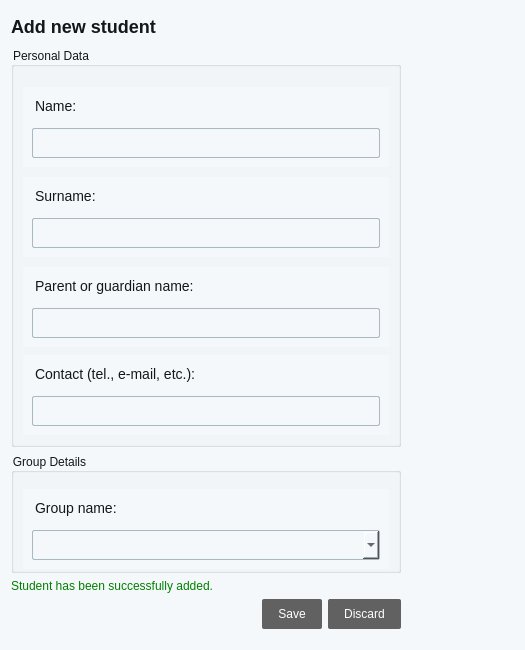
<?xml version="1.0" encoding="UTF-8"?>
<ui version="4.0">
 <class>AddStudentForm</class>
 <widget class="QWidget" name="AddStudentForm">
  <property name="geometry">
   <rect>
    <x>0</x>
    <y>0</y>
    <width>525</width>
    <height>650</height>
   </rect>
  </property>
  <property name="minimumSize">
   <size>
    <width>425</width>
    <height>650</height>
   </size>
  </property>
  <property name="windowTitle">
   <string>Form</string>
  </property>
  <property name="styleSheet">
   <string notr="true">background: #F5F8FA;
color: #14171A;
font-family:&quot;Segoe UI&quot;,Roboto,&quot;Helvetica Neue&quot;,Arial,&quot;Noto Sans&quot;,sans-serif,&quot;Apple Color Emoji&quot;,&quot;Segoe UI Emoji&quot;,&quot;Segoe UI Symbol&quot;,&quot;Noto Color Emoji&quot;</string>
  </property>
  <layout class="QVBoxLayout" name="verticalLayout">
   <item>
    <widget class="QLabel" name="headerTitle">
     <property name="minimumSize">
      <size>
       <width>0</width>
       <height>30</height>
      </size>
     </property>
     <property name="maximumSize">
      <size>
       <width>16777215</width>
       <height>50</height>
      </size>
     </property>
     <property name="styleSheet">
      <string notr="true">font-size: 18px;
font-weight:500;
</string>
     </property>
     <property name="text">
      <string>Add new student</string>
     </property>
    </widget>
   </item>
   <item>
    <widget class="QGroupBox" name="formStudent">
     <property name="minimumSize">
      <size>
       <width>0</width>
       <height>400</height>
      </size>
     </property>
     <property name="maximumSize">
      <size>
       <width>390</width>
       <height>400</height>
      </size>
     </property>
     <property name="title">
      <string>Personal Data</string>
     </property>
     <layout class="QVBoxLayout" name="verticalLayout_4">
      <item>
       <widget class="QWidget" name="nameFormWidget" native="true">
        <property name="minimumSize">
         <size>
          <width>0</width>
          <height>80</height>
         </size>
        </property>
        <property name="maximumSize">
         <size>
          <width>16777215</width>
          <height>65</height>
         </size>
        </property>
        <layout class="QVBoxLayout" name="verticalLayout_6">
         <item>
          <widget class="QLabel" name="nameLabel">
           <property name="styleSheet">
            <string notr="true">padding-bottom: 6px;
font-size:14px;</string>
           </property>
           <property name="text">
            <string>Name:</string>
           </property>
          </widget>
         </item>
         <item>
          <widget class="QLineEdit" name="nameInput">
           <property name="styleSheet">
            <string notr="true">QLineEdit{
	padding: 6px 4px;
	border: 1px solid #aab8c2;
	border-radius: 2px;
}
QLineEdit:hover, QLineEdit:focus{
	border: 1px solid #14171a;
}</string>
           </property>
          </widget>
         </item>
        </layout>
       </widget>
      </item>
      <item>
       <widget class="QWidget" name="surnameFormWidget" native="true">
        <property name="minimumSize">
         <size>
          <width>0</width>
          <height>80</height>
         </size>
        </property>
        <property name="maximumSize">
         <size>
          <width>16777215</width>
          <height>65</height>
         </size>
        </property>
        <layout class="QVBoxLayout" name="verticalLayout_3">
         <item>
          <widget class="QLabel" name="surnameLabel">
           <property name="styleSheet">
            <string notr="true">padding-bottom: 6px;
font-size:14px;</string>
           </property>
           <property name="text">
            <string>Surname:</string>
           </property>
          </widget>
         </item>
         <item>
          <widget class="QLineEdit" name="surnameInput">
           <property name="styleSheet">
            <string notr="true">QLineEdit{
	padding: 6px 4px;
	border: 1px solid #aab8c2;
	border-radius: 2px;
}
QLineEdit:hover, QLineEdit:focus{
	border: 1px solid #14171a;
}</string>
           </property>
          </widget>
         </item>
        </layout>
       </widget>
      </item>
      <item>
       <widget class="QWidget" name="parentFormWidget" native="true">
        <property name="minimumSize">
         <size>
          <width>0</width>
          <height>80</height>
         </size>
        </property>
        <property name="maximumSize">
         <size>
          <width>16777215</width>
          <height>65</height>
         </size>
        </property>
        <layout class="QVBoxLayout" name="verticalLayout_2">
         <item>
          <widget class="QLabel" name="parentLabel">
           <property name="styleSheet">
            <string notr="true">padding-bottom: 6px;
font-size:14px;</string>
           </property>
           <property name="text">
            <string>Parent or guardian name:</string>
           </property>
          </widget>
         </item>
         <item>
          <widget class="QLineEdit" name="parentInput">
           <property name="styleSheet">
            <string notr="true">QLineEdit{
	padding: 6px 4px;
	border: 1px solid #aab8c2;
	border-radius: 2px;
}
QLineEdit:hover, QLineEdit:focus{
	border: 1px solid #14171a;
}</string>
           </property>
          </widget>
         </item>
        </layout>
       </widget>
      </item>
      <item>
       <widget class="QWidget" name="contactFormWidget" native="true">
        <property name="minimumSize">
         <size>
          <width>0</width>
          <height>80</height>
         </size>
        </property>
        <property name="maximumSize">
         <size>
          <width>16777215</width>
          <height>70</height>
         </size>
        </property>
        <property name="styleSheet">
         <string notr="true">QLineEdit{
	padding: 6px 4px;
	border: 1px solid #aab8c2;
	border-radius: 2px;
}
QLineEdit:hover, QLineEdit:focus{
	border: 1px solid #14171a;
}</string>
        </property>
        <layout class="QVBoxLayout" name="verticalLayout_7">
         <item>
          <widget class="QLabel" name="contactLabel">
           <property name="styleSheet">
            <string notr="true">padding-bottom: 6px;
font-size:14px;</string>
           </property>
           <property name="text">
            <string>Contact (tel., e-mail, etc.):</string>
           </property>
          </widget>
         </item>
         <item>
          <widget class="QLineEdit" name="contactInput">
           <property name="toolTip">
            <string comment="Optional"/>
           </property>
           <property name="inputMask">
            <string/>
           </property>
           <property name="placeholderText">
            <string comment="Optional"/>
           </property>
           <property name="clearButtonEnabled">
            <bool>false</bool>
           </property>
          </widget>
         </item>
        </layout>
       </widget>
      </item>
     </layout>
    </widget>
   </item>
   <item>
    <widget class="QGroupBox" name="groupBox">
     <property name="minimumSize">
      <size>
       <width>0</width>
       <height>120</height>
      </size>
     </property>
     <property name="maximumSize">
      <size>
       <width>390</width>
       <height>120</height>
      </size>
     </property>
     <property name="title">
      <string>Group Details</string>
     </property>
     <layout class="QVBoxLayout" name="verticalLayout_5">
      <item>
       <widget class="QWidget" name="groupFormWidget" native="true">
        <property name="minimumSize">
         <size>
          <width>0</width>
          <height>80</height>
         </size>
        </property>
        <property name="maximumSize">
         <size>
          <width>16777215</width>
          <height>65</height>
         </size>
        </property>
        <layout class="QVBoxLayout" name="verticalLayout_8">
         <item>
          <widget class="QLabel" name="groupLabel">
           <property name="styleSheet">
            <string notr="true">padding-bottom: 6px;
font-size:14px;</string>
           </property>
           <property name="text">
            <string>Group name:</string>
           </property>
          </widget>
         </item>
         <item>
          <widget class="QComboBox" name="groupCombo">
           <property name="styleSheet">
            <string notr="true">QComboBox{
	padding: 6px 4px;
	border: 1px solid #aab8c2;
	border-radius: 2px;
}
QComboBox:hover, QComboBox:focus{
	border: 1px solid #14171a;
}</string>
           </property>
          </widget>
         </item>
        </layout>
       </widget>
      </item>
     </layout>
    </widget>
   </item>
   <item>
    <widget class="QLabel" name="successLabel">
     <property name="enabled">
      <bool>true</bool>
     </property>
     <property name="maximumSize">
      <size>
       <width>390</width>
       <height>16777215</height>
      </size>
     </property>
     <property name="styleSheet">
      <string notr="true">color: green</string>
     </property>
     <property name="text">
      <string>Student has been successfully added.</string>
     </property>
    </widget>
   </item>
   <item>
    <widget class="QDialogButtonBox" name="buttonBox">
     <property name="maximumSize">
      <size>
       <width>390</width>
       <height>16777215</height>
      </size>
     </property>
     <property name="styleSheet">
      <string notr="true">QPushButton {
background: #616161;
border-radius: 2px;
color: #fff;
padding: 8px 16px;
}</string>
     </property>
     <property name="standardButtons">
      <set>QDialogButtonBox::Discard|QDialogButtonBox::Save</set>
     </property>
    </widget>
   </item>
   <item>
    <spacer name="verticalSpacer">
     <property name="orientation">
      <enum>Qt::Vertical</enum>
     </property>
     <property name="sizeType">
      <enum>QSizePolicy::Expanding</enum>
     </property>
     <property name="sizeHint" stdset="0">
      <size>
       <width>20</width>
       <height>63</height>
      </size>
     </property>
    </spacer>
   </item>
  </layout>
 </widget>
 <resources/>
 <connections/>
</ui>
